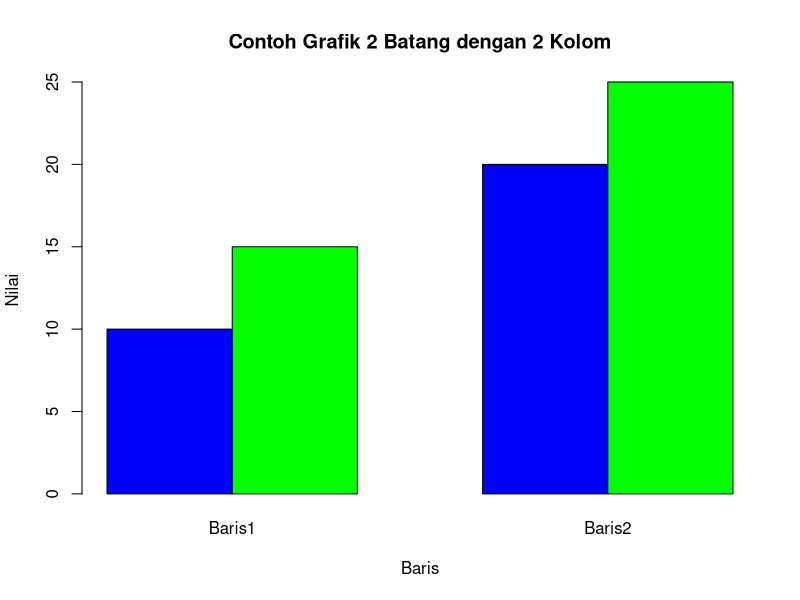

Reproduce this figure in R.
# Membuat data
data <- data.frame(
  Kolom1 = c(10, 15),
  Kolom2 = c(20, 25)
)

# Menggambar plot
barplot(as.matrix(data), beside = TRUE, col = c("blue", "green"),
        names.arg = c("Baris1", "Baris2"),
        xlab = "Baris", ylab = "Nilai",
        main = "Contoh Grafik 2 Batang dengan 2 Kolom")